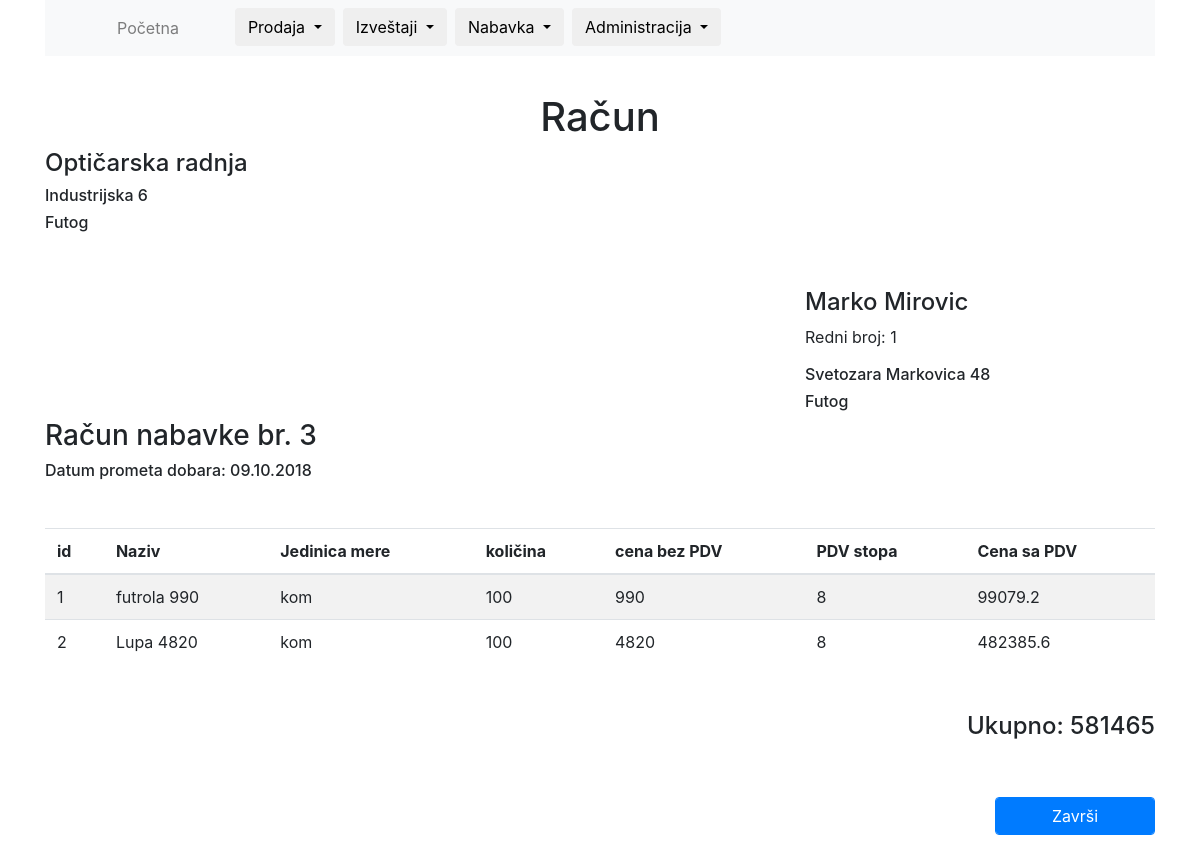
The app's page /procurement/3 (signed in), older data.
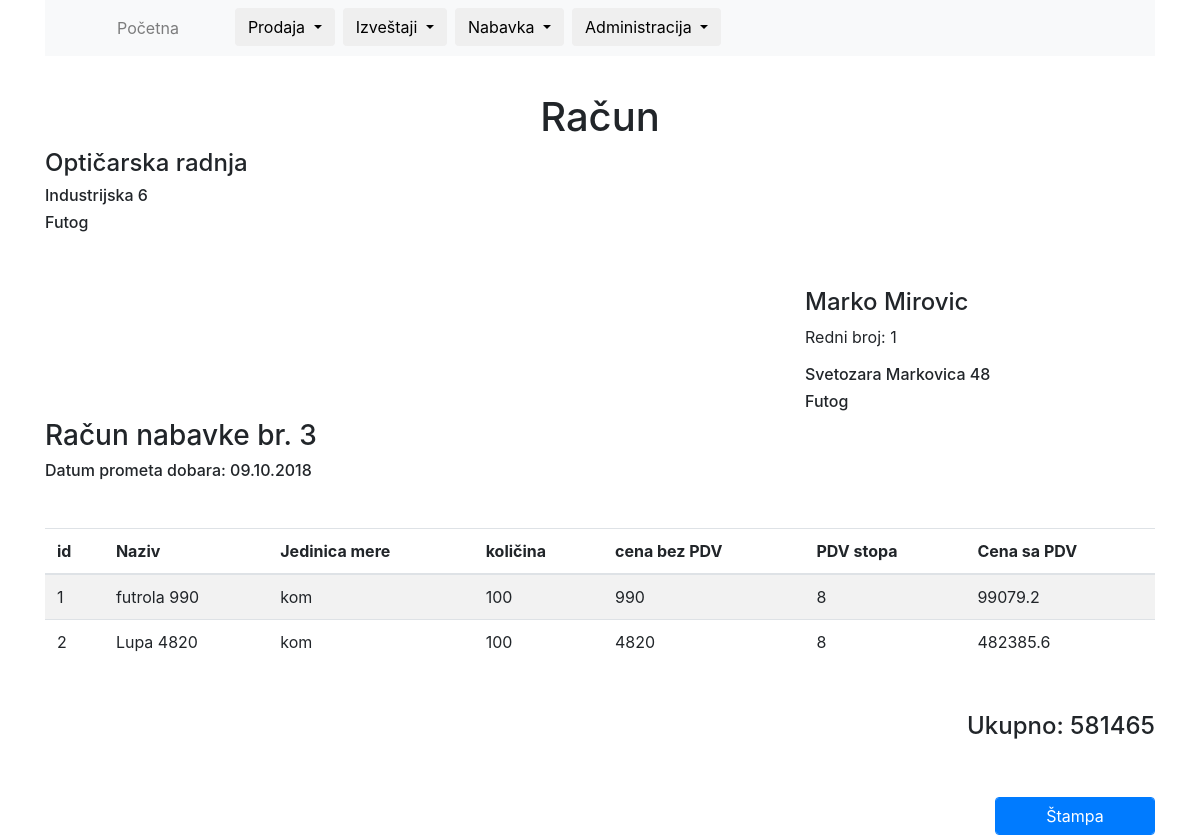
The same page, newer data.
### includes/functions.php (called while the page is built, shortened)
<?php
if (isset($_SERVER['REQUEST_URI'])) {
    $params = explode("/", ltrim($_SERVER['REQUEST_URI'], "/"));
}
function getOne($table, $id)
{
    global $conn;
    $sql = "SELECT * FROM $table WHERE id = $id";
    $statement = $conn->prepare($sql);
    $statement->execute();
    $statement->setFetchMode(PDO::FETCH_ASSOC);
    return $statement->fetch();
}
function getClient($id)
{
    $client = getOne('clients', $id);
    return $client;
}
function getProcurement($id)
{
    $procurement = getOne('procurements', $id);
    return $procurement;
}
function getProcurementItems($procurement_id)
{
    global $conn;
    $sql = "SELECT
              pi.id,
              a.id AS procurement_item_id,
              pi.article_id,
              a.name,
              a.unit_of_measure,
              pi.quantity,
              a.PDV_stopa,
              a.price
            FROM
              procurement_items AS pi
            JOIN
              articles a ON pi.article_id = a.id
            WHERE
              pi.procurement_id=$procurement_id
            ORDER BY
              pi.id DESC";
    $statement = $conn->prepare($sql);
    $statement->execute();
    $statement->setFetchMode(PDO::FETCH_ASSOC);
    $order_items = $statement->fetchAll();
    return $order_items;
}

### procurement.php (the view, shortened to what this page needs)
<pre>
<?php
$procurement = getProcurement($params[1]);
$procurement_items = getProcurementItems($params[1]);
$client = getClient($procurement['client_id']);
?>
    </pre>
<h1 class="receipt text-center">Račun</h1>
<div class="row">
    <div class="col-4">
        <h4 class=""> Optičarska radnja </h4>
        <h6>Industrijska 6</h6>
        <h6>Futog</h6>
    </div>
    <div class="col-2"></div>
</div>
<div class="row">
    <div class="col-8"></div>
    <div class="col-4">
        <h4 class="mt-5"> <?php echo $client["name"] . " " . $client["surname"] ?>  </h4>
        <p>Redni broj: <?php echo $client["id"] ?></p>
        <h6><?php echo $client["adress"] ?></h6>
        <h6><?php echo $client["city"] ?></h6>
    </div>
</div>
<h3>Račun nabavke br. <?php echo $procurement['id'] ?></h3>
<h6>Datum prometa dobara: <?php echo date("m.d.Y"); ?></h6>
<?php if (!$procurement['finished']): ?>
<form action="/finish_procurement" method="post">
    <?php endif; ?>
    <table class="table table-striped  mt-5 mb-5">
        <thead>
        <tr>
            <th>id</th>
            <th>Naziv</th>
            <th>Jedinica mere</th>
            <th>količina</th>
            <th>cena bez PDV</th>
            <th>PDV stopa</th>
            <th>Cena sa PDV</th>
        </tr>
        </thead>
        <tbody>
        <?php foreach ($procurement_items as $index => $item) : ?>
            <tr>
                <td>
                    <?php echo $index + 1 ?>
                </td>
                <td><?php echo $item["name"] . " " . $item["price"] ?></td>
                <td><?php echo $item["unit_of_measure"] ?></td>
                <td><?php echo $item["quantity"] ?></td>
                <td><?php echo $item["price"] ?></td>
                <td><?php echo $item["PDV_stopa"] ?></td>
                <td><?php echo $item["price"] * $item["PDV_stopa"] / 100 + $item["price"] * $item["quantity"] ?></td>
            </tr>
        <?php endforeach; ?>
        </tbody>
    </table>
    <h4 class="text-right">Ukupno: <?php echo $procurement['sum']; ?></h4>
    <div class="row">
        <div class="col-10"></div>
        <div class="col-2">
            <?php if (!$procurement['finished']): ?>
                <input type="submit" value="Završi" class="form-control  btn-primary forma mt-5">
            <?php else: ?>
                <button id="print" type="button" class="form-control  btn-primary forma mt-5">Štampa</button>
            <?php endif; ?>
        </div>
    </div>
    <?php if (!$procurement['finished']): ?>
</form>
<?php endif; ?>

Row changes from the older to the newer data that the page shows:
changed procurements id 3: finished 0 → 1 (drawn)
Text that changed along with them:
form field value: "Završi" → (not shown)
text now shown: "Štampa"
